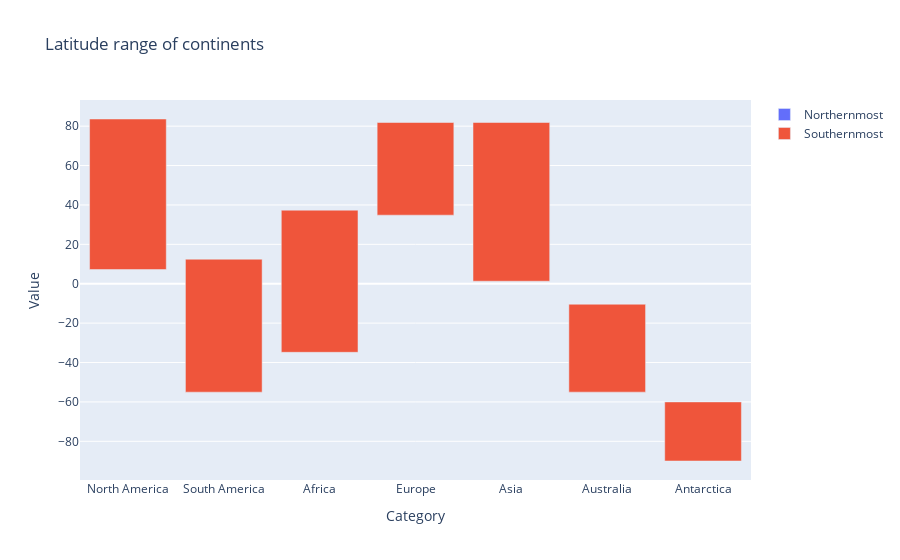

Notebook code cell kept with this figure:
### Code cell
latitudes = {
  "North America": [83.6333, 7.2030],
  "South America": [12.4500, -55.0500],
  "Africa": [37.3394, -34.8192],
  "Europe": [81.8583, 34.8140],
  "Asia": [81.8598, 1.2750],
  "Australia": [-10.4102, -55.0415],
  "Antarctica": [-60.0000, -90.0000]
}

labels=["Northernmost", "Southernmost"]

# Call the function to create the chart
range_chart(
    latitudes,
    labels,
    "Latitude range of continents"
)

### Figure 1 — Plotly figure (JSON) as saved in the notebook; plotly's stock layout.template omitted (floating-point values rounded to 4 significant figures)
{"data": [{"base": [83.63, 12.45, 37.34, 81.86, 81.86, -10.41, -60], "name": "Northernmost", "type": "bar", "x": ["North America", "South America", "Africa", "Europe", "Asia", "Australia", "Antarctica"], "y": [0, 0, 0, 0, 0, 0, 0]}, {"base": [83.63, 12.45, 37.34, 81.86, 81.86, -10.41, -60], "name": "Southernmost", "type": "bar", "x": ["North America", "South America", "Africa", "Europe", "Asia", "Australia", "Antarctica"], "y": [-76.43, -67.5, -72.16, -47.04, -80.58, -44.63, -30]}], "layout": {"barmode": "overlay", "title": {"text": "Latitude range of continents"}, "xaxis": {"title": {"text": "Category"}}, "yaxis": {"title": {"text": "Value"}}}}
